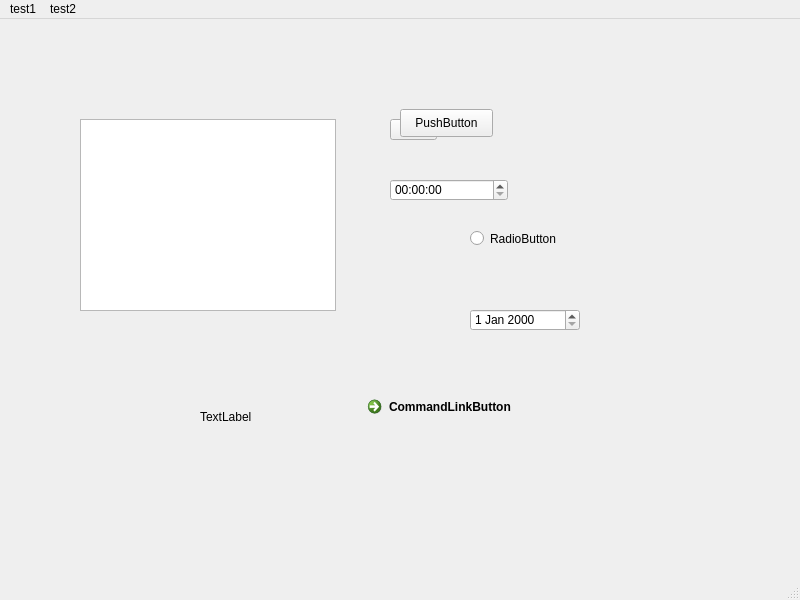
<?xml version="1.0" encoding="UTF-8"?>
<ui version="4.0">
 <class>MainWindow</class>
 <widget class="QMainWindow" name="MainWindow">
  <property name="geometry">
   <rect>
    <x>0</x>
    <y>0</y>
    <width>800</width>
    <height>600</height>
   </rect>
  </property>
  <property name="windowTitle">
   <string>MainWindow</string>
  </property>
  <widget class="QWidget" name="centralwidget">
   <widget class="QTableView" name="tableView">
    <property name="geometry">
     <rect>
      <x>80</x>
      <y>100</y>
      <width>256</width>
      <height>192</height>
     </rect>
    </property>
   </widget>
   <widget class="QTimeEdit" name="timeEdit">
    <property name="geometry">
     <rect>
      <x>390</x>
      <y>160</y>
      <width>118</width>
      <height>22</height>
     </rect>
    </property>
   </widget>
   <widget class="QDateEdit" name="dateEdit">
    <property name="geometry">
     <rect>
      <x>470</x>
      <y>290</y>
      <width>110</width>
      <height>22</height>
     </rect>
    </property>
   </widget>
   <widget class="QLabel" name="label">
    <property name="geometry">
     <rect>
      <x>200</x>
      <y>390</y>
      <width>72</width>
      <height>15</height>
     </rect>
    </property>
    <property name="text">
     <string>TextLabel</string>
    </property>
   </widget>
   <widget class="QToolButton" name="toolButton">
    <property name="geometry">
     <rect>
      <x>390</x>
      <y>100</y>
      <width>47</width>
      <height>21</height>
     </rect>
    </property>
    <property name="text">
     <string>...</string>
    </property>
   </widget>
   <widget class="QRadioButton" name="radioButton">
    <property name="geometry">
     <rect>
      <x>470</x>
      <y>210</y>
      <width>115</width>
      <height>19</height>
     </rect>
    </property>
    <property name="text">
     <string>RadioButton</string>
    </property>
   </widget>
   <widget class="QPushButton" name="pushButton">
    <property name="geometry">
     <rect>
      <x>400</x>
      <y>90</y>
      <width>93</width>
      <height>28</height>
     </rect>
    </property>
    <property name="text">
     <string>PushButton</string>
    </property>
   </widget>
   <widget class="QCommandLinkButton" name="commandLinkButton">
    <property name="geometry">
     <rect>
      <x>360</x>
      <y>370</y>
      <width>222</width>
      <height>48</height>
     </rect>
    </property>
    <property name="text">
     <string>CommandLinkButton</string>
    </property>
   </widget>
  </widget>
  <widget class="QMenuBar" name="menubar">
   <property name="geometry">
    <rect>
     <x>0</x>
     <y>0</y>
     <width>800</width>
     <height>26</height>
    </rect>
   </property>
   <widget class="QMenu" name="menutest1">
    <property name="title">
     <string>test1</string>
    </property>
    <addaction name="actiona"/>
    <addaction name="actionb"/>
    <addaction name="actionc"/>
    <addaction name="actiond"/>
   </widget>
   <widget class="QMenu" name="menutest2">
    <property name="title">
     <string>test2</string>
    </property>
    <addaction name="action1"/>
    <addaction name="action2"/>
    <addaction name="action3"/>
   </widget>
   <addaction name="menutest1"/>
   <addaction name="menutest2"/>
  </widget>
  <widget class="QStatusBar" name="statusbar"/>
  <action name="action1">
   <property name="text">
    <string>1</string>
   </property>
  </action>
  <action name="action2">
   <property name="text">
    <string>2</string>
   </property>
  </action>
  <action name="actiona">
   <property name="text">
    <string>a</string>
   </property>
  </action>
  <action name="actionb">
   <property name="text">
    <string>b</string>
   </property>
  </action>
  <action name="actionc">
   <property name="text">
    <string>c</string>
   </property>
  </action>
  <action name="actiond">
   <property name="text">
    <string>d</string>
   </property>
  </action>
  <action name="action3">
   <property name="text">
    <string>3</string>
   </property>
  </action>
 </widget>
 <resources/>
 <connections/>
</ui>
